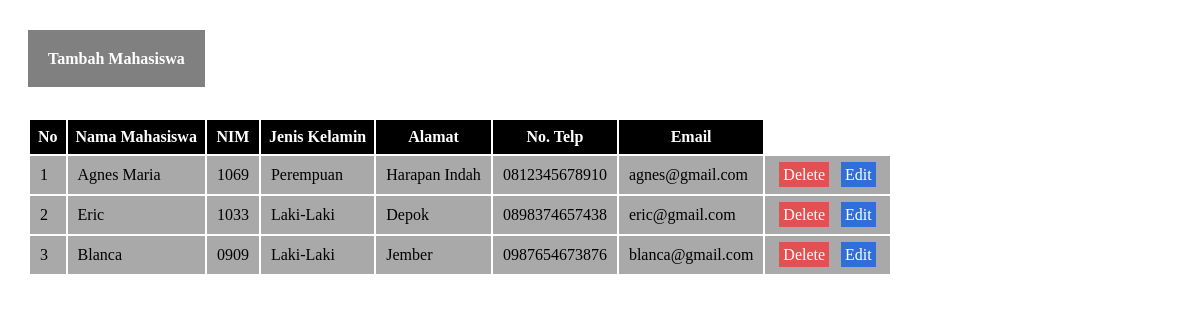
The app's page /page/datasiswa.php with its own data.
### tables this page shows
CREATE TABLE `mahasiswa` (
  `id` int(11) NOT NULL,
  `nama` varchar(30) NOT NULL,
  `nim` varchar(10) NOT NULL,
  `jeniskelamin` varchar(30) NOT NULL,
  `alamat` text NOT NULL,
  `notelp` varchar(13) NOT NULL,
  `email` varchar(30) NOT NULL
);

### page/datasiswa.php (the view, shortened to what this page needs)
<?php
require_once('function/koneksi.php');
?>
<?php
$mahasiswa = mysqli_query($koneksi, "SELECT * FROM mahasiswa");
?>
<!DOCTYPE html>
<html lang="en">
<head>
    <link rel="stylesheet" href="<?= BASE_URL . 'aset/css/datasiswa.css' ?>">
</head>
<body class="data-siswa">
    <div class="add-siswa">
      <a href="<?= BASE_URL . 'dashboard.php?page=registersiswa' ?>">Tambah Mahasiswa</a>
    </div>
    <table class="tabel-mahasiswa">
      <tr>
        <th>No</th>
        <th>Nama Mahasiswa</th>
        <th>NIM</th>
        <th>Jenis Kelamin</th>
        <th>Alamat</th>
        <th>No. Telp</th>
        <th>Email</th>
      </tr>
      <?php $no = 1; ?>
      <?php foreach($mahasiswa as $m): ?>
      <tr>
        <td><?= $no++;?></td>
        <td><?= $m['nama']?></td>
        <td><?= $m['nim']?></td>
        <td><?= $m['jeniskelamin']?></td>
        <td><?= $m['alamat']?></td>
        <td><?= $m['notelp']?></td>
        <td><?= $m['email']?></td>
        <td>
          <a class="delete" href="<?= BASE_URL . 'process/mahasiswa/process_delete.php?act=delete&id=' . $m['id'] ?>">Delete</a>
          <a class="edit" href="<?= BASE_URL . 'dashboard.php?page=editsiswa&id=' . $m['id'] ?>">Edit</a>
        </td>
      </tr>
      <?php endforeach; ?>
    </table>
</body>
</html>

### aset/css/datasiswa.css (style rules this page uses)
.add-siswa { margin: 50px 20px; }
.add-siswa a { padding: 20px; background-color: gray; color: white; text-decoration: none; font-weight: 800; }
.tabel-mahasiswa { margin: 20px; }
table tr th { background-color: black; color: white; padding: 8px; }
table tr td { background-color: darkgrey; padding: 10px; }
.delete { background-color: rgb(225, 81, 81); color: white; padding: 4px; font-weight: 500; cursor: pointer; margin: 4px; text-decoration: none; }
.edit { background-color: rgb(48, 110, 218); color: white; text-decoration: none; padding: 4px; font-weight: 500; cursor: pointer; margin: 4px; }

### records on screen
mahasiswa: nama "Agnes Maria", nim "1069", jeniskelamin "Perempuan", alamat "Harapan Indah", notelp "0812345678910", email "agnes@gmail.com"
mahasiswa: nama "Eric", nim "1033", jeniskelamin "Laki-Laki", alamat "Depok", notelp "0898374657438", email "eric@gmail.com"
mahasiswa: nama "Blanca", nim "0909", jeniskelamin "Laki-Laki", alamat "Jember", notelp "0987654673876", email "blanca@gmail.com"
